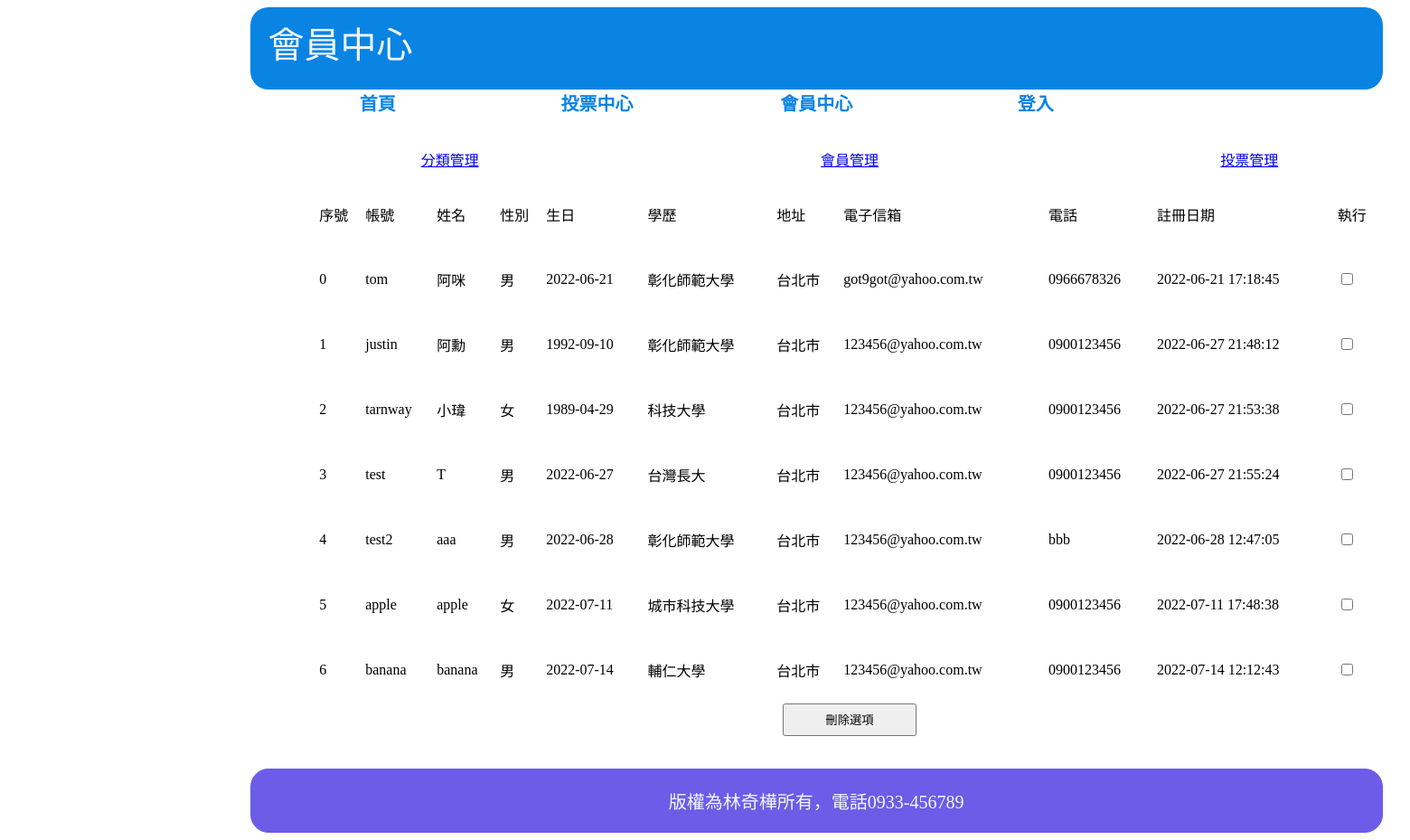
Page /back/back.php?table=2 on the earlier database version.
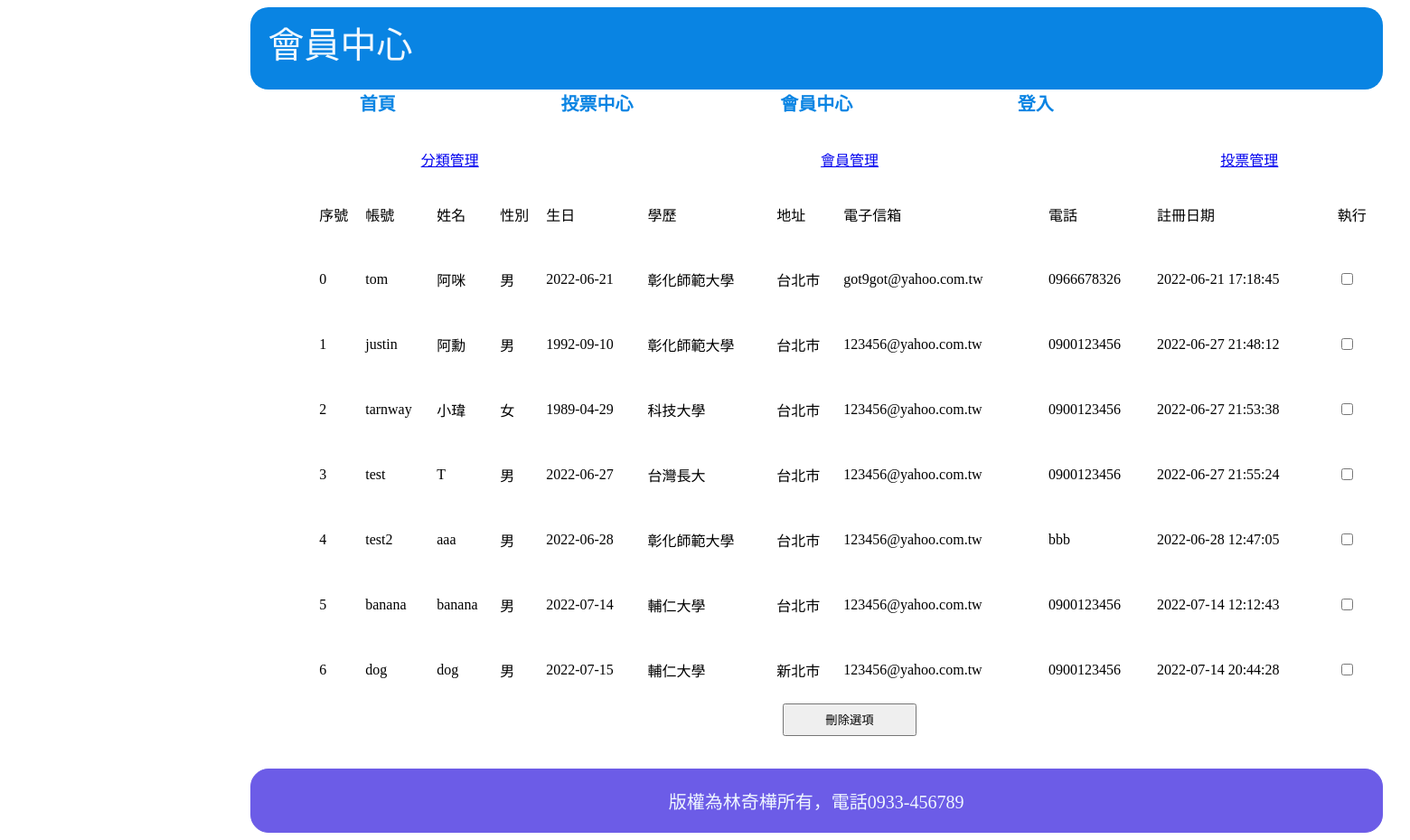
Same page on the later database version.
### tables this page shows
CREATE TABLE `users` (
  `id` int(11) UNSIGNED NOT NULL,
  `acc` varchar(12) NOT NULL,
  `pw` varchar(32) NOT NULL COMMENT '密碼',
  `name` varchar(12) NOT NULL,
  `gender` tinyint(1) UNSIGNED NOT NULL,
  `birthday` date NOT NULL,
  `eduction` varchar(32) NOT NULL,
  `addr` varchar(64) NOT NULL,
  `idcard` varchar(12) NOT NULL,
  `e-mail` varchar(64) NOT NULL,
  `phone` varchar(12) NOT NULL,
  `passnote` varchar(12) NOT NULL,
  `reg_date` datetime NOT NULL,
  `update_date` date NOT NULL
);

### function.php (called while the page is built, shortened)
<?php
function pdo()
{
    $dsn = "mysql:host=localhost;charset=utf8;dbname=vote";
    return  new PDO($dsn, 'root', '');
}
function all($table, ...$arg)
{
    $pdo = pdo();
    $sql = "SELECT * FROM $table ";
    return $pdo->query($sql)->fetchAll(PDO::FETCH_ASSOC);
}

### back/back.php (the view, shortened to what this page needs)
<!DOCTYPE html>
<html lang="en">
<head>
    <link rel="stylesheet" href="../css/body.css">
</head>
<body>
    <div id="header">
        <div>會員中心</div>
        <nav>
            <a href="../index.php">首頁</a>
            <?php
            if (isset($_SESSION)) {
                if ($_SESSION['id'] <= 3) {
                    echo   "<a href='../front/vote_center.php'>投票中心</a>";
                    echo   "<a href='../front/member_center.php'>會員中心</a>";
                } else {
                    echo   "<a href='../front/vote_center.php'>投票中心</a>";
                }
            }
            if (isset($_SESSION['user'])) {
            ?>
                <a href="../login/logout.php">登出</a>
            <?php
            } else {
            ?>
                <a href="../login/login.php">登入</a>
            <?php
            }
            ?>
        </nav>
    </div>
    <div id="content">
        <a href="./back.php?table=1" id="type_table">分類管理</a>
        <a href="./back.php?table=2" id="user_table">會員管理</a>
        <a href="./back.php?table=3" id="subject_table">投票管理</a>
        <?php
        if(isset($_GET['table'])){
        switch ($_GET['table']) {
        ?>
        <?php
            case '2':
        ?>
        <table id="users">
            <form action="./delete.php" method="post">
                        <tr>
                            <td>序號</td>
                            <td>帳號</td>
                            <td>姓名</td>
                            <td>性別</td>
                            <td>生日</td>
                            <td>學歷</td>
                            <td>地址</td>
                            <td>電子信箱</td>
                            <td>電話</td>
                            <td>註冊日期</td>
                            <td>執行</td>
                        </tr>
                    <?php
                    include_once "../function.php";
                    $table = 'users';
                    $users = all($table);
                    foreach ($users as $key => $user) {
                        echo "<tr>";
                        echo "<td>{$key}</td>";
                        echo "<td>{$user['acc']}</td>";
                        echo "<td>{$user['name']}</td>";
                        if ($user['gender'] == 0) {
                            $gender = '男';
                        } else {
                            $gender = '女';
                        }
                        echo "<td id='gender'>{$gender}</td>";
                        echo "<td>{$user['birthday']}</td>";
                        echo "<td>{$user['eduction']}</td>";
                        echo "<td>{$user['addr']}</td>";
                        echo "<td>{$user['e-mail']}</td>";
                        echo "<td>{$user['phone']}</td>";
                        echo "<td>{$user['reg_date']}</td>";
                        echo "<td><input type='checkbox' name='user[]' value='{$user['id']}'><label></label></td>";
                        echo "</tr>";
                    }
                    ?>
                    <input type='submit' id='user_del' value='刪除選項'>
            </form>
        </table>
        <?php
                break;
        ?><table id="sub_table">
        <?php
        }
    }
        ?>
    </div>
    <?php
   include "./footer.php";
   ?>
</body>
</html>

### back/footer.php
<?php
echo "<div id='footer'>";
echo "<p>版權為林奇樺所有，電話0933-456789</p>";
echo "</div>";
?>

### css/body.css (style rules this page uses)
body { display: grid; width: 1880px; height: 913px; grid-template-columns: repeat(21,calc(100% / 21 )); grid-template-rows: repeat(15,1fr); }
#header { display: grid; grid-template-columns: repeat(3,1fr); grid-template-rows: repeat(2,1fr) 0.5fr; grid-column: 4/18; grid-row: 1/3; }
#header>div { width: calc(100% - 40px); height: calc(100% - 20px); background-color: #0984e3; color: aliceblue; border-radius:20px; font-size: 40px; padding:10px 20px; grid-column: 1/4; grid-row: 1/3; }
#header>nav { padding:0 20px; text-align: center; display: grid; grid-template-columns: repeat(5,1fr); grid-column: 1/4; grid-row: 3/4; }
#header>nav>a { grid-column: 1 1 1 1 1; background-color: white; color: #0984e3; border-radius:0 0 50px 50px ; text-decoration:none; font-size: 20px; font-weight: bold; }
#content { display: grid; width: 100%; grid-template-columns: repeat(17,calc(100% / 17)); grid-template-rows: repeat(20,1fr); grid-column: 4/18; grid-row: 3/15; }
#footer { font-size: 20px; text-align: center; grid-column: 4/18; grid-row: 15/16; background-color: #6c5ce7; color: aliceblue; border: 1px solid #6c5ce7; border-radius: 20px; }

### back/back.php (style rules this page uses)
#type_table { text-align: center; grid-column: 2/6; grid-row: 2/3; }
#user_table { text-align: center; grid-column: 8/12; grid-row: 2/3; }
#users { grid-column: 2/20; grid-row: 3/19; }
#user_del { grid-column: 9/11; grid-row: 19/20; }
#subject_table { text-align: center; grid-column: 14/18; grid-row: 2/3; }

Differences in the rows shown:
removed users: key "5", acc "apple", name "apple", gender "女", birthday "2022-07-11", eduction "城市科技大學", addr "台北市", value "123456@yahoo.com.tw", phone "0900123456", reg_date "2022-07-11 17:48:38"
computed for users "banana": key "6" → "5"
added users: key "6", acc "dog", name "dog", gender "男", birthday "2022-07-15", eduction "輔仁大學", addr "新北市", value "123456@yahoo.com.tw", phone "0900123456", reg_date "2022-07-14 20:44:28"
